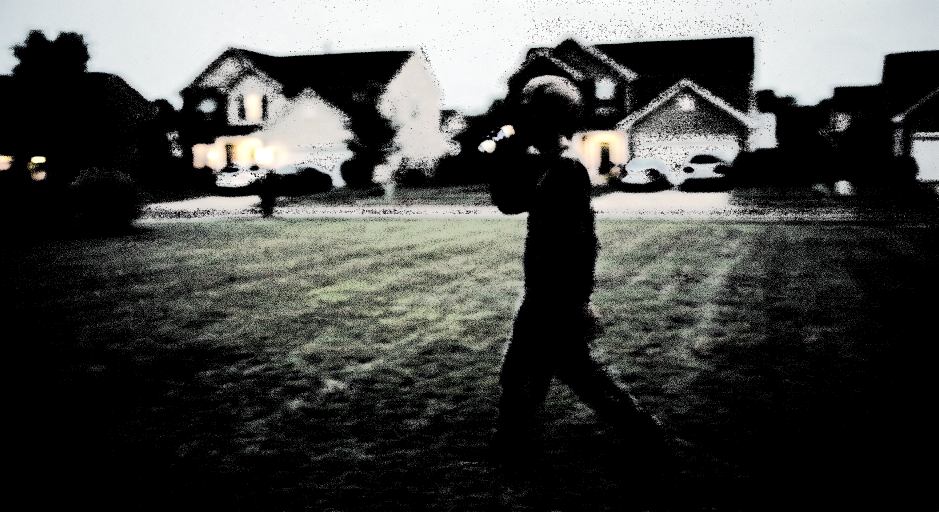
#> input picture src/images/segmentation/kmeans/kmeans_segment.png, 2816 x 1536 px, given in place of HW1_IMG_CS898BA.png, which was not available (shown at 1/3 size)
$ python run_pipeline.py   (older library calls are emulated)
#> lines starting #> are read from the running program, lines starting #| are printed output that depends on the picture; after the words box and inside, x2 and y2 are one past the last pixel; in counts of white or black regions, pixels touching at a corner belong together; pictures that were not available may be replaced by others from this repository, and a replacement may not be noted
### HW1/src/config.py
from pathlib import Path

HW_DIR = Path(__file__).resolve().parents[1]
PROJECT_ROOT = HW_DIR.parent

IMAGE_PATH = PROJECT_ROOT / "images" / "original" / "HW1_IMG_CS898BA.png"

CONVERTED_DIR = HW_DIR / "images" / "converted"
TRANSFORMED_DIR = HW_DIR / "images" / "transformed"
BLURRED_DIR = HW_DIR / "images" / "blurred"
EDGE_DIR = HW_DIR / "images" / "edges"
PLOT_DIR = HW_DIR / "images" / "plots"
RESULTS_DIR = HW_DIR / "results"

for folder in [
    CONVERTED_DIR,
    TRANSFORMED_DIR,
    BLURRED_DIR,
    EDGE_DIR,
    PLOT_DIR,
    RESULTS_DIR,
]:
    folder.mkdir(parents=True, exist_ok=True)

### HW1/src/image_stats.py
import cv2
import numpy as np
import pandas as pd
from scipy.stats import mode, skew

from config import IMAGE_PATH, RESULTS_DIR


def main():
    img = cv2.imread(str(IMAGE_PATH))
#> img is the input picture: shape (1536, 2816, 3); mean B, G, R 67.9, 70.2, 69.2

    if img is None:
        raise FileNotFoundError(f"Image could not be loaded: {IMAGE_PATH}")

    channels = ["Blue", "Green", "Red"]

    results = []
    for i, name in enumerate(channels):
        data = img[:, :, i].flatten()

        results.append({
            "Channel": name,
            "Min": np.min(data),
            "Max": np.max(data),
            "Mean": np.mean(data),
            "Median": np.median(data),
            "Mode": mode(data, keepdims=True).mode[0],
            "Skew": skew(data),
            "Range": np.max(data) - np.min(data),
            "StdDev": np.std(data),
            "Variance": np.var(data),
        })
#> after the loop, results = 3 items

    df = pd.DataFrame(results)
#> df = table of 3 rows and 10 columns

    print(df)
#> (printed output is left out)
    df.to_csv(RESULTS_DIR / "image_statistics.csv", index=False)


# [2 lines that do not run on import are left out]

### HW1/src/conversions.py
import cv2

from config import CONVERTED_DIR, IMAGE_PATH


def main():
    print("Loading image:", IMAGE_PATH)

    img = cv2.imread(str(IMAGE_PATH))

    if img is None:
        raise FileNotFoundError(f"Image could not be loaded: {IMAGE_PATH}")

    print("Image loaded successfully.")

    cv2.imwrite(str(CONVERTED_DIR / "original.png"), img)

    gray = cv2.cvtColor(img, cv2.COLOR_BGR2GRAY)
    cv2.imwrite(str(CONVERTED_DIR / "grayscale.png"), gray)

    _, binary = cv2.threshold(
        gray,
        0,
        255,
        cv2.THRESH_BINARY + cv2.THRESH_OTSU,
    )
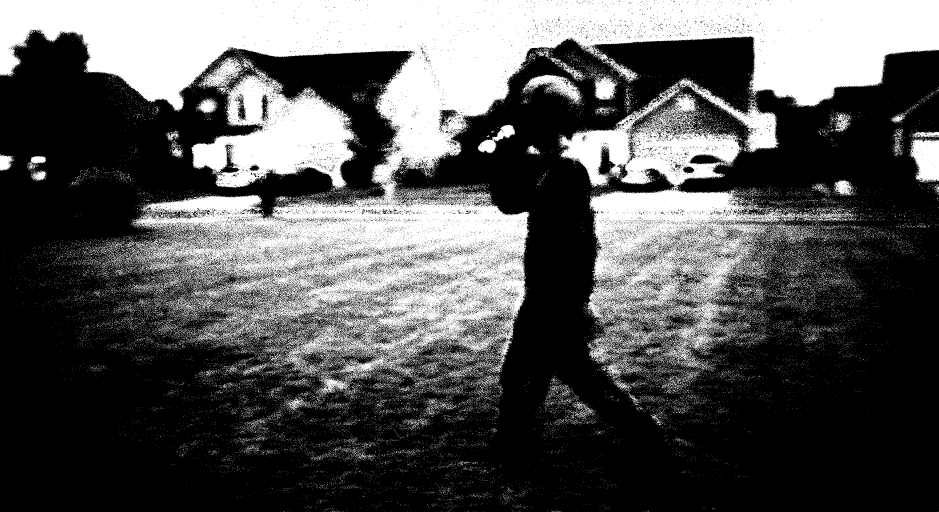
#> binary: shape (1536, 2816) (shown at 1/3 size); 33.4% white; 44455 white regions (43849 under 20 px), largest, box (x1, y1, x2, y2) and area: (0, 0, 2816, 1142) 944638, (1679, 233, 2401, 1105) 230871, (573, 214, 1067, 571) 92785
    cv2.imwrite(str(CONVERTED_DIR / "binary.png"), binary)

    hsv = cv2.cvtColor(img, cv2.COLOR_BGR2HSV)
#> hsv: shape (1536, 2816, 3); mean H, S, V 20.4, 4.9, 70.8
    cv2.imwrite(str(CONVERTED_DIR / "hsv.png"), hsv)

    lab = cv2.cvtColor(img, cv2.COLOR_BGR2LAB)
#> lab: shape (1536, 2816, 3); mean of channels 0, 1, 2 71.4, 127.2, 129.1
    cv2.imwrite(str(CONVERTED_DIR / "lab.png"), lab)

    hls = cv2.cvtColor(img, cv2.COLOR_BGR2HLS)
#> hls: shape (1536, 2816, 3); mean of channels 0, 1, 2 20.4, 69, 11.8
    cv2.imwrite(str(CONVERTED_DIR / "hls.png"), hls)

    h, s, v = cv2.split(hsv)
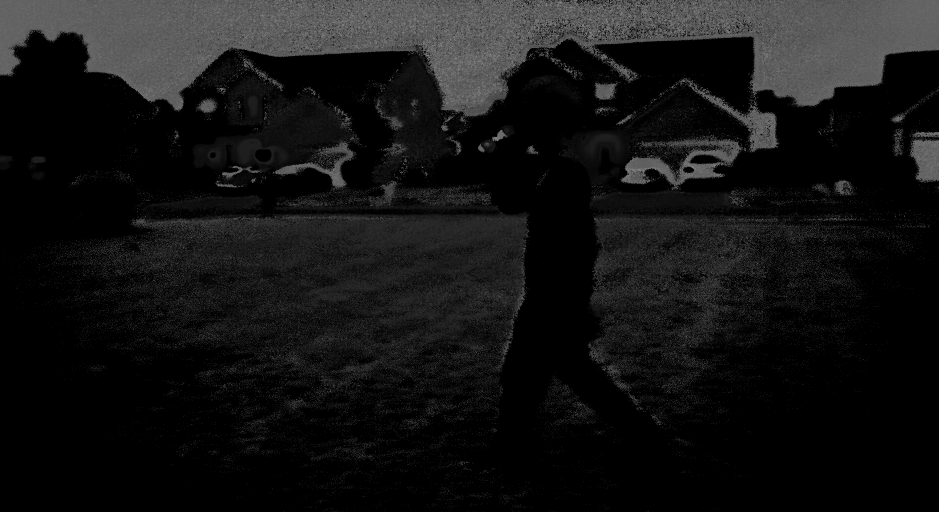
#> h: shape (1536, 2816) (shown at 1/3 size); min 0, max 150, mean 20.4
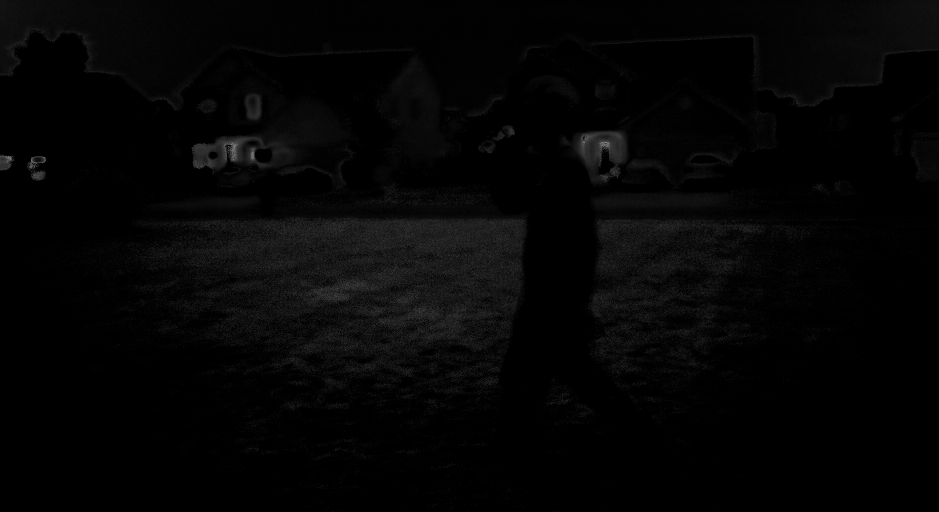
#> s: shape (1536, 2816) (shown at 1/3 size); min 0, max 219, mean 4.9
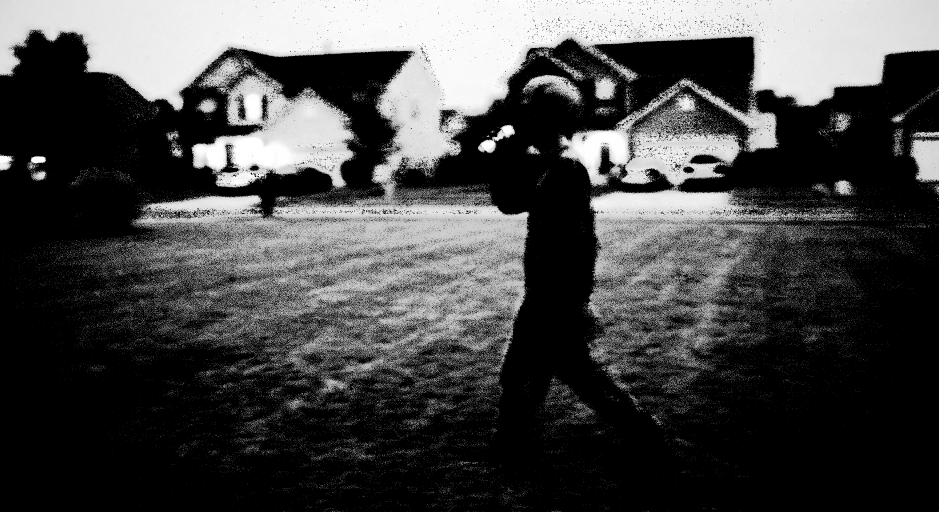
#> v: shape (1536, 2816) (shown at 1/3 size); min 0, max 255, mean 70.8
    v_eq = cv2.equalizeHist(v)
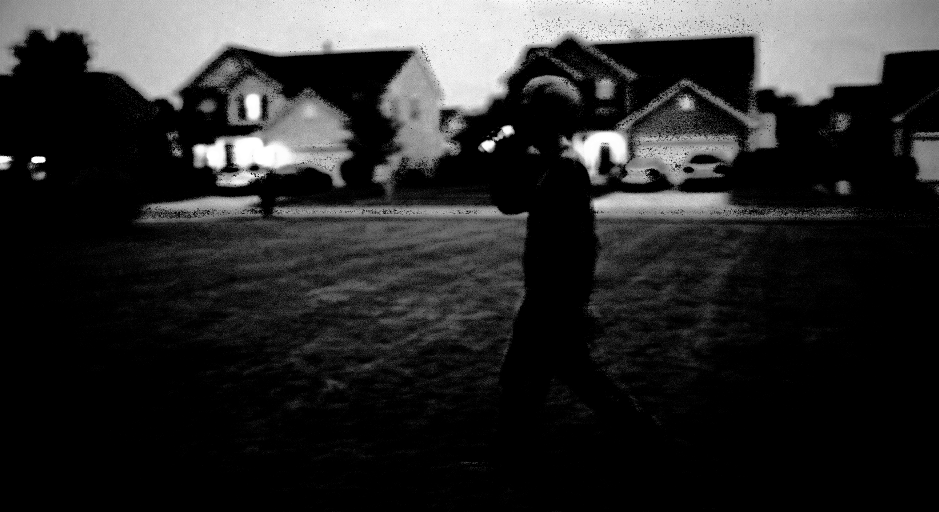
#> v_eq: shape (1536, 2816) (shown at 1/3 size); min 0, max 255, mean 43.3
    hsv_eq = cv2.merge([h, s, v_eq])
#> hsv_eq: shape (1536, 2816, 3); mean H, S, V 20.4, 4.9, 43.3

    rgb_equalized = cv2.cvtColor(
        hsv_eq,
        cv2.COLOR_HSV2BGR,
    )
    cv2.imwrite(
        str(CONVERTED_DIR / "hsv_equalized_rgb.png"),
        rgb_equalized,
    )


# [2 lines that do not run on import are left out]

### HW1/src/affine_transformations.py
import cv2
import numpy as np

from config import CONVERTED_DIR, TRANSFORMED_DIR


def main():
    images = [
        "original.png",
        "grayscale.png",
        "binary.png",
        "hsv.png",
        "lab.png",
        "hls.png",
        "hsv_equalized_rgb.png",
    ]

    transformations = [
        ("rot15", ("rotate", 15)),
        ("trans50", ("translate", (50, 25))),
        ("rot30", ("rotate", 30)),
        ("scale12", ("scale", 1.2)),
        ("shear10", ("shear", 0.10)),
        ("trans75", ("translate", (75, 50))),
        ("rot120", ("rotate", 120)),
        ("scale08", ("scale", 0.8)),
        ("shear20", ("shear", 0.20)),
        ("rot200", ("rotate", 200)),
        ("trans100", ("translate", (100, 40))),
        ("scale15", ("scale", 1.5)),
        ("rot270", ("rotate", 270)),
        ("shear30", ("shear", 0.30)),
    ]

    idx = 0

    for img_name in images:
        img_path = CONVERTED_DIR / img_name
        img = cv2.imread(str(img_path))

        if img is None:
            raise FileNotFoundError(f"Image could not be loaded: {img_path}")

        h, w = img.shape[:2]
#> h = 1536; w = 2816

        for _ in range(2):
            tag, (kind, val) = transformations[idx]
            idx += 1

            if kind == "rotate":
                matrix = cv2.getRotationMatrix2D(
                    (w / 2, h / 2),
                    val,
                    1.0,
                )
            elif kind == "translate":
                tx, ty = val
                matrix = np.float32([
                    [1, 0, tx],
                    [0, 1, ty],
                ])
            elif kind == "scale":
                matrix = cv2.getRotationMatrix2D(
                    (w / 2, h / 2),
                    0,
                    val,
                )
            else:
                shear = val
                matrix = np.float32([
                    [1, shear, 0],
                    [0, 1, 0],
                ])

            transformed = cv2.warpAffine(
                img,
                matrix,
                (w, h),
            )

            cv2.imwrite(
                str(TRANSFORMED_DIR / f"{img_path.stem}_{tag}.png"),
                transformed,
            )
#> this loop made 2 passes
#> matrix on pass 2: [[1, 0, 50], [0, 1, 25]]
#> pass 1, in main, `transformed = cv2.warpAffine( img, matrix, (w, h), )`:
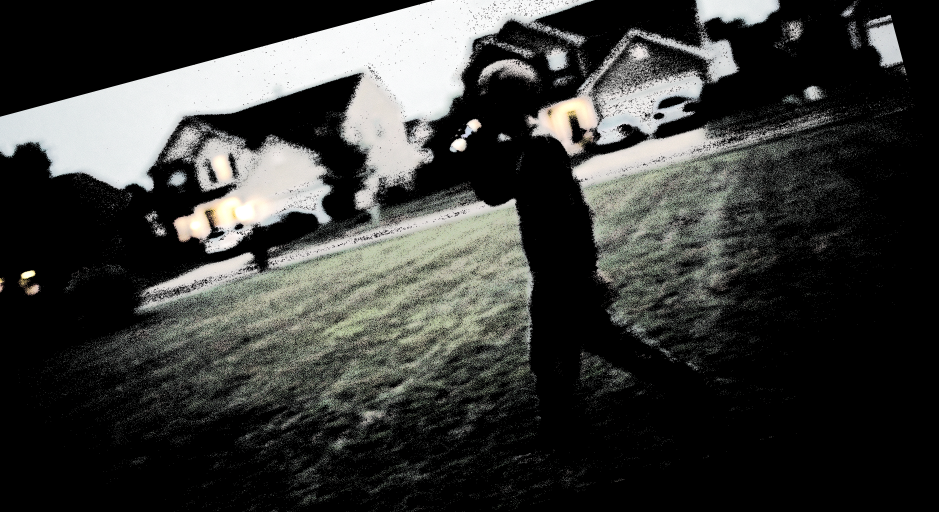
#> transformed: shape (1536, 2816, 3) (shown at 1/3 size); mean B, G, R 56.9, 59.3, 58.5
#> pass 2, in main, `transformed = cv2.warpAffine( img, matrix, (w, h), )`:
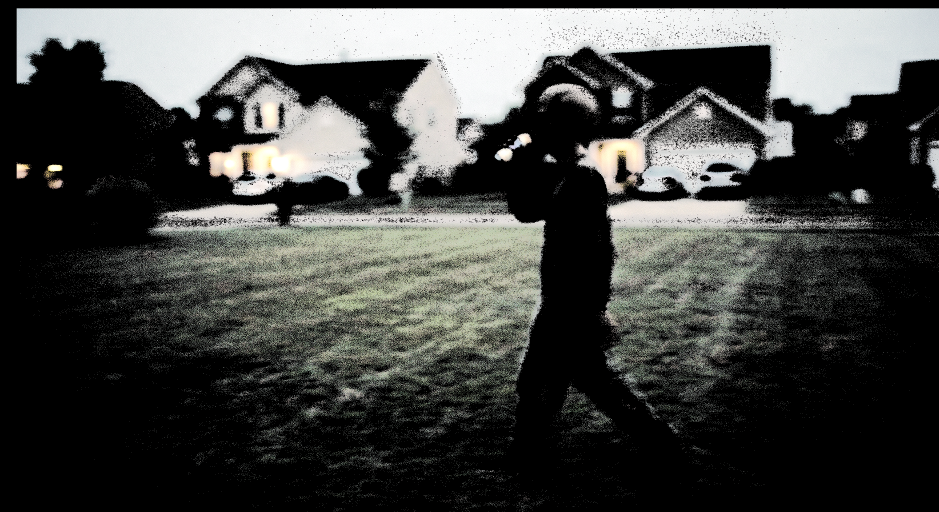
#> transformed: shape (1536, 2816, 3) (shown at 1/3 size); mean B, G, R 67.1, 69.4, 68.5
#> after the loop, idx = 2


# [2 lines that do not run on import are left out]

### HW1/src/gaussian_blur.py
import cv2

from config import BLURRED_DIR, CONVERTED_DIR, TRANSFORMED_DIR


def main():
    sigmas = [
        0.5,
        1.0,
        1.5,
        2.0,
        2.5,
        3.0,
        3.5,
    ]

    all_images = []

    for folder in [CONVERTED_DIR, TRANSFORMED_DIR]:
        all_images.extend(sorted(folder.glob("*.png")))

    for image_path in all_images:
        img = cv2.imread(str(image_path))

        if img is None:
            raise FileNotFoundError(f"Image could not be loaded: {image_path}")

        for sigma in sigmas:
            blurred = cv2.GaussianBlur(
                img,
                (0, 0),
                sigmaX=sigma,
            )

            cv2.imwrite(
                str(BLURRED_DIR / f"{image_path.stem}_sigma_{sigma}.png"),
                blurred,
            )


# [2 lines that do not run on import are left out]

### HW1/src/create_plots.py
import matplotlib.pyplot as plt

from config import EDGE_DIR, PLOT_DIR


def main():
    inputs = sorted(EDGE_DIR.glob("*_input.png"))

    for file in inputs:
        root = file.name.replace("_input.png", "")

        images = [
            EDGE_DIR / f"{root}_input.png",
            EDGE_DIR / f"{root}_sobel.png",
            EDGE_DIR / f"{root}_laplacian.png",
            EDGE_DIR / f"{root}_canny.png",
            EDGE_DIR / f"{root}_prewitt.png",
        ]

        titles = [
            "Input",
            "Sobel",
            "Laplacian",
            "Canny",
            "Prewitt",
        ]

        fig, axs = plt.subplots(
            1,
            5,
            figsize=(20, 5),
        )

        for i, path in enumerate(images):
            img = plt.imread(path)
            axs[i].imshow(img, cmap="gray")
            axs[i].set_title(titles[i])
            axs[i].axis("off")

        plt.tight_layout()
        plt.savefig(PLOT_DIR / f"{root}_comparison.png")
        #plt.show()
        plt.close(fig)


# [2 lines that do not run on import are left out]

### HW1/src/edge_detection.py
import random

import cv2
import numpy as np

from config import BLURRED_DIR, EDGE_DIR


def main():
    all_images = sorted(BLURRED_DIR.glob("*.png"))

    random.seed(898)
    random.shuffle(all_images)

    subset = all_images[:42]

    for img_path in subset:
        img = cv2.imread(str(img_path))

        if img is None:
            raise FileNotFoundError(f"Image could not be loaded: {img_path}")

        gray = cv2.cvtColor(
            img,
            cv2.COLOR_BGR2GRAY,
        )

        base = img_path.stem

        cv2.imwrite(
            str(EDGE_DIR / f"{base}_input.png"),
            img,
        )

        sx = cv2.Sobel(gray, cv2.CV_64F, 1, 0)
        sy = cv2.Sobel(gray, cv2.CV_64F, 0, 1)
        sobel = cv2.magnitude(sx, sy)
        sobel = cv2.convertScaleAbs(sobel)
        cv2.imwrite(
            str(EDGE_DIR / f"{base}_sobel.png"),
            sobel,
        )

        lap = cv2.Laplacian(
            gray,
            cv2.CV_64F,
        )
        lap = cv2.convertScaleAbs(lap)
        cv2.imwrite(
            str(EDGE_DIR / f"{base}_laplacian.png"),
            lap,
        )

        canny = cv2.Canny(
            gray,
            100,
            200,
        )
        cv2.imwrite(
            str(EDGE_DIR / f"{base}_canny.png"),
            canny,
        )

        kernelx = np.array([
            [1, 0, -1],
            [1, 0, -1],
            [1, 0, -1],
        ])

        kernely = np.array([
            [1, 1, 1],
            [0, 0, 0],
            [-1, -1, -1],
        ])

        px = cv2.filter2D(
            gray,
            cv2.CV_64F,
            kernelx,
        )

        py = cv2.filter2D(
            gray,
            cv2.CV_64F,
            kernely,
        )

        prewitt = cv2.magnitude(px, py)
        prewitt = cv2.convertScaleAbs(prewitt)
        cv2.imwrite(
            str(EDGE_DIR / f"{base}_prewitt.png"),
            prewitt,
        )


# [2 lines that do not run on import are left out]

### HW1/run_pipeline.py
import sys
from pathlib import Path

SRC_DIR = Path(__file__).resolve().parent / "src"
sys.path.insert(0, str(SRC_DIR))

import affine_transformations
import conversions
import create_plots
import edge_detection
import gaussian_blur
import image_stats


def main():
    image_stats.main()
    conversions.main()
    affine_transformations.main()
    gaussian_blur.main()
    edge_detection.main()
    create_plots.main()


if __name__ == "__main__":
    main()
